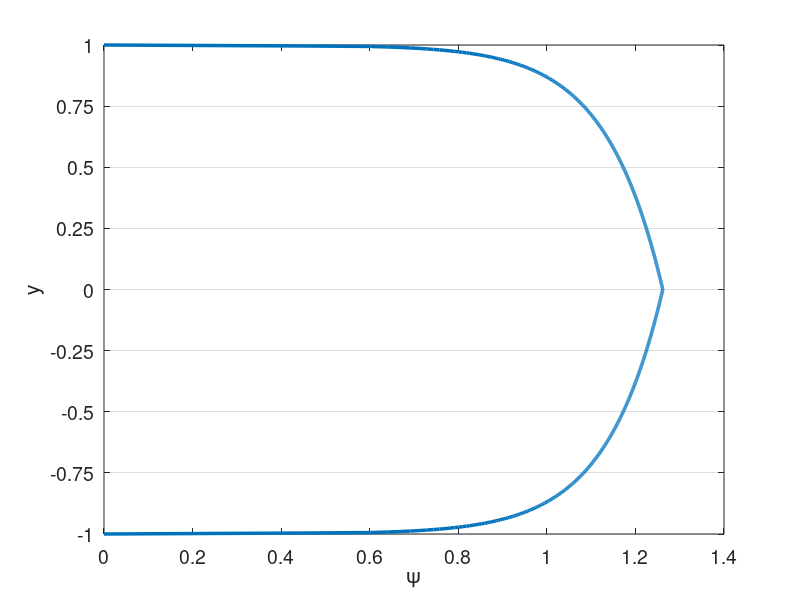

Source code (MATLAB): (Note: this script raises an error after producing the figure.)
% clc
clear all
close all


set(0,'DefaultAxesFontSize',14)
set(0,'defaultLineLineWidth',2.5)
% set(0,'DefaultFigureWindowStyle','docked')


linestyles = {'k-','b-','r-','g-','c-','m-','k--','b--','r--','g--','c--','m--','k-.','b-.','r-.','g-.','c-.','m-.','k:','b:','r:','g:','c:','m:'};
pointstyles = {'ko','bo','ro','go','co','mo','k^','b^','r^','g^','c^','m^','ks','bs','rs','gs','cs','ms','k*','b*','r*','g*','c*','m*','k+','b+','r+','g+','c+','m+'};
%%

%%%%%%%%%%%%%%%%%%%%%%%%%%%%%%%%%%%%%%%%%%%%%%%%%%%%%%%%%%%%%%%%%%
% Navier-Stokes Solver Demo (2D Channel)
%%%%%%%%%%%%%%%%%%%%%%%%%%%%%%%%%%%%%%%%%%%%%%%%%%%%%%%%%%%%%%%%%%

format compact;
format short; 
mu = 1/40000; %1/395; 1/6874;
rho = 1;
Re = rho/mu; 
dpdx = 1;
k_bc_val = 0;
omg_bc_val = 0;

N=4; % polynomial order  
Ex=1; % Number of elements in x
Ey=8; % Number of elements in y
Tfinal=300; 
CFL=500;
head = '';

rans_on = 1;
exp_mesh = 0;

dir_name = [head,'re',num2str(ceil(Re)),'_p',num2str(N),'_e',num2str(Ey)];
soln_dir = dir_name;
plot_soln = 1;
save_soln = 1;
plot_int = 2500;
save_soln_int = 5000;
restart = 0;
rst_step = 300000;

u_ic = Re;
pert = 0.0;
f_ic = @(x,y) 3/2*(1-y.^2);

%% Enrichment information
en_on = 2;
N_en_y = 1; 
delay_en = 0;
en_start_time = 100;



en_mag = 3;
psi = {@(x,y) en_mag*(0.5*(1 - y.^2) + 0.*x), @(x,y) 0.*y + 0.*x};
gpsi = {@(x,y) 0.*y + 0.*x, @(x,y) en_mag*(-1.*y + 0.*x), ...
        @(x,y) 0.*y + 0.*x, @(x,y) 0.*y + 0.*x};
hpsi = {@(x,y) 0.*y + 0.*x, @(x,y) en_mag*(-1 - 0.*y + 0.*x), ...
        @(x,y) 0.*y + 0.*x, @(x,y) 0.*y + 0.*x};
    
% psi = {@(x,y) (0.5*(1 - y.^4) + 0.*x), @(x,y) 0.*y + 0.*x};
% gpsi = {@(x,y) 0.*y + 0.*x, @(x,y) (-2.*y.^3 + 0.*x), ...
%         @(x,y) 0.*y + 0.*x, @(x,y) 0.*y + 0.*x};
% hpsi = {@(x,y) 0.*y + 0.*x, @(x,y) (-6.*y.^2 + 0.*x), ...
%         @(x,y) 0.*y + 0.*x, @(x,y) 0.*y + 0.*x};
%    

    
% Law of the wall
u_tau = sqrt(0.316./(Re.^0.25)/8);
Re_t = u_tau/mu; %Re;
% u_tau = 1;
nu = 1/Re_t;
kap = 0.41;
beta = 5.2;
dypdy = u_tau/nu;
ypb = 11.062299784340414;
yp = @(y) (1-abs(y))*Re_t;
u_tau = u_tau;
lotw = @(yp) ((yp <= ypb).*yp + (yp > ypb).*(1./kap.*log(yp+eps)+beta));
psi = {@(x,y) u_tau*((yp(y) <= ypb).*yp(y) + (yp(y) > ypb).*(1./kap.*log(yp(y)+eps)+beta) + 0.*x), @(x,y) 0.*y + 0.*x};
gpsi = {@(x,y) 0.*y + 0.*x,  @(x,y) -1*sign(y).*u_tau.*(((yp(y) <= ypb).*1 + (yp(y) > ypb).*1./(kap*(yp(y)+eps)))*dypdy + 0.*x),...
        @(x,y) 0.*y + 0.*x, @(x,y) 0.*y + 0.*x};
hpsi = {@(x,y) 0.*y + 0.*x,  @(x,y) u_tau*(((yp(y) <= ypb).*0 + (yp(y) > ypb).*-1./(kap*(yp(y)+eps).^2))*dypdy*dypdy + 0.*x),...
        @(x,y) 0.*y + 0.*x, @(x,y) 0.*y + 0.*x};
    

% 1/7th
% mag = 1;
% yd = @(y) 1-abs(y)+eps;
% psi = {@(x,y) mag*((yd(y)).^(1/7).*(yd(y)>eps*10)+ 0.*x), @(x,y) 0.*y + 0.*x};
% gpsi = {@(x,y) 0.*y + 0.*x,  @(x,y) mag*(-1*sign(y).*1./7.*(yd(y)).^(-6/7).*(yd(y)>eps*10) + 0.*x),...
%         @(x,y) 0.*y + 0.*x, @(x,y) 0.*y + 0.*x};
% hpsi = {@(x,y) 0.*y + 0.*x,  @(x,y) mag*(-6/49*(yd(y)).^(-13/7).*(yd(y)>eps*10) + 0.*x),...
%         @(x,y) 0.*y + 0.*x, @(x,y) 0.*y + 0.*x};
    

%% Plot psi
figure(5)
ys_plot = linspace(-1,1,1000);
plot(psi{1}(0,ys_plot),ys_plot)
xlabel('\psi')
ylabel('y')
set(gca, 'YGrid', 'on', 'XGrid', 'off')
yticks(linspace(-1,1,Ey+1));

%% Begin Solve
E=Ex*Ey; % Total number of elements
N1=N+1;
disp("Generating Matrices")
Q=makeq(Ex,Ey,N); % Global continuity
R=maker(Q,Ex,N); % Restriction matrix, applies Dirichlet conditions
[X,Y]=make_geom_channel(Ex,Ey,N);      % Geometry in local form
if exp_mesh
    [X,Y]=make_geom_channel_exp(Ex,Ey,N);      % Geometry in local form
end
en_b_nodes = get_en_bound_nodes(Ex,Ey,N,N_en_y);
dom_vol = (max(max(max(X)))-min(min(min(X))))*(max(max(max(Y)))-min(min(min(Y))));

Ys = zeros(Ey*length(Y(1,:,1)),1);
for i = 1:Ey
    Ys((i-1)*(N+1)+1:(i)*(N+1)) = Y(1,:,(i-1)*Ex+1);
end

psi_p = psi{1}(0,Ys(N_en_y*(N+1)));
dypsi_p1 = gpsi{2}(0,Ys(N_en_y*(N+1)));
dypsi_p2 = gpsi{2}(0,Ys(end-N_en_y*(N+1)));
        
[G,J,ML,RX]=make_coef(X,Y);
[Ah,Bh,Ch,Dh,z,w]=semhat(N);
[Gs, Gs_x, Gs_y] =  face_mats(X,Y,E,N);
Gs_c = R*Q'*apply_en_cont(Gs,en_b_nodes,psi_p);
Gsb = R*Q'*Gs*Q*R';


[n,nb]=size(R); 
nL=N1*N1*E;

Ab=spalloc(nL,nL,nL*N);    %  Generate Abar
for j=1:nL
    x=zeros(nL,1); 
    x(j)=1; 
    Ab(:,j)=abar_c(x,Dh,G,Q);  % assembled Neumann Operator
end
Ab_save = Ab;
A_c=R*Q'*apply_en_cont(Ab,en_b_nodes,psi_p);
S_check=full(Ab);
Ab = Q'*Ab*Q;
A=R*Ab*R'; % Full stiffness matrix
Bb=reshape(ML,nL,1); % Form Mass matrix
Bb=diag(Bb); 
Bb=sparse(Bb); 
Ma=R*Q'*Bb*Q*R'; % Assembling mass matrix  % Full mass matrix
M_c = R*Q'*apply_en_cont(Bb,en_b_nodes,psi_p);


%% Form matrices for rans

[L_x,L_y,J_x,J_y] = dir_jac(E,X,Y);
w2d = w*w';
w1d = reshape(w2d,[N1*N1,1])';
[dphi_dxi, dphi_deta, dphi_dx, dphi_dy, dpdx_dpdx, dpdy_dpdy, dpdx_dpdy, ...
        dpdx_dpdx_flat, dpdy_dpdy_flat, dpdx_dpdy_flat] ...
    = get_phi_grads(N1,Dh,E,J_x,J_y);
dphi_dx_flat = reshape(dphi_dx,N1*N1,N1*N1,E);
dphi_dy_flat = reshape(dphi_dy,N1*N1,N1*N1,E);

w2d_e = zeros(N+1,N+1,E);
for ie = 1:E
    w2d_e(:,:,ie) = w2d*L_x(ie)/2*L_y(ie)/2;
end

A_x = form_Ax(N1,E,w2d,J_x,J,dpdx_dpdx,ones(size(J)));
A_y = form_Ay(N1,E,w2d,J_y,J,dpdy_dpdy,ones(size(J)));
A_xy = form_Axy(N1,E,w2d,J_x,J_y,J,dpdx_dpdy,ones(size(J)));


SS = zeros(N1,N1,E,2,2);
OS = zeros(N1,N1,E,2,2);
dudx = zeros(N1,N1,E);
dudy = zeros(N1,N1,E);
dvdx = zeros(N1,N1,E);
dvdy = zeros(N1,N1,E);
dkdx = zeros(N1,N1,E);
dkdy = zeros(N1,N1,E);
domgdx = zeros(N1,N1,E);
domgdy = zeros(N1,N1,E);

%%
M_check=full(Bb);

Ma_uv_check = zeros(2*nL);
Ma_uv_check(1:nL,1:nL) = M_check;
Ma_uv_check(nL+1:2*nL,nL+1:2*nL) = M_check;
A_uv_check = zeros(2*nL);
A_uv_check(1:nL,1:nL) = S_check;
A_uv_check(nL+1:2*nL,nL+1:2*nL) = S_check;

M_q = full(Ma);
S_q = full(A);


%%
% Assemble overall system matrices
nn = length(Ma); % number of nodes in the domain
Ma_uv = zeros(2*nn);
Ma_uv(1:nn,1:nn) = Ma;
Ma_uv(nn+1:2*nn,nn+1:2*nn) = Ma;
Ma_uv = sparse(Ma_uv);
A_uv = zeros(2*nn);
A_uv(1:nn,1:nn) = A;
A_uv(nn+1:2*nn,nn+1:2*nn) = A;
A_uv = sparse(A_uv);
ML_uv = zeros(2*(N+1),2*(N+1),E);
ML_uv(1:N+1,1:N+1,1:E) = ML;
ML_uv(N+2:2*(N+1),N+2:2*(N+1),1:E) = ML;
G_uv = zeros(2*nn);
G_uv(1:nn,1:nn) = Gsb;
G_uv(nn+1:2*nn,nn+1:2*nn) = Gsb;
G_uv = sparse(G_uv);



%% Assemble enrichment matrices
psi_xy = zeros(N+1,N+1,E);
if en_on
    [psi_xy,psi_xy_act,gpsi_xy_act,Sp_all,Sp_all_Q,Jac_e_flat,gpsi_e_flat,Mp_uv,Sp_uv,Mp_all_c,Sp_all_c,Mp_full,Sp_full] = ...
        assemble_enrichment(X,Y,Ex,Ey,E,N,N1,nn,nL,J,Q,R,N_en_y,psi,gpsi,hpsi,en_b_nodes,psi_p);
end

%%

dxmin=pi*(z(N1)-z(N))/(2*Ex); % Get min dx for CFL constraint
dt=CFL*dxmin/u_ic; 

% dt = 1e-3;
nstep=ceil(Tfinal/dt); 
dt=Tfinal/nstep; 
% Print information
nstep
dt
yp1 = (1+Y(1,2))*Re

disp("Computing inverse")
Ai=pinv(full(Ab)); 

disp("Setting Initial Conditions")
% Initial conditions
u=u_ic*ones(size(ML)); 
v=0*ML;
k=k_bc_val*ones(size(ML));
omg=omg_bc_val*ones(size(ML));

for e = 1:E
    for i = 1:N+1
        for j = 1:N+1
            u(i,j,e) = f_ic(X(i,j,e),Y(i,j,e))+pert*rand()*u_ic;
            v(i,j,e) = v(i,j,e)+pert*rand()*u_ic;
        end
    end
end
if en_on
    [u, v] = project_to_enrich(X,Y,E,Ex,Ey,N,N_en_y,u,v,psi);
end

darcy = 0.316./(Re.^0.25);
u_tau = sqrt(darcy/8);
Yp = max((1-abs(Y))*u_tau*Re,1e-3)+eps;
sigma = 0.6;
fact = exp((-(log10(Yp)-1).^2)./(2*sigma.^2));
k = k_bc_val + 4.5*u_tau*u_tau*fact;

eps_s = 3;
omg_bc_val = 0; 
omg = omg_bc_val + 0.5*Re*u_tau*u_tau*fact;

% u = apply_en_cont_soln(u,en_b_nodes,psi_p);
u1_0=u; u2_0=u; u3_0=u; fx3_0=u; fx2_0=u; fx1_0=u; u_0 = u;
v1_0=v; v2_0=v; v3_0=v; fy3_0=v; fy2_0=v; fy1_0=v; v_0 = v;
u1=u; u2=u; u3=u; fx3=u; fx2=u; fx1=u;
v1=v; v2=v; v3=v; fy3=v; fy2=v; fy1=v;
k1=k; k2=k; k3=k; fk3=k; fk2=k; fk1=k;
omg1=omg; omg2=omg; omg3=omg; fomg3=omg; fomg2=omg; fomg1=omg;

F = dpdx*ones(size(ML));
% Fb=reshape(ML.*F,nL,1); %% Output
% 
% Fb=Bb\(Q'*Fb);  

uv = [u;v];

%%
uv_ic_check = uv;

%% Setup BC if nonzero
% u_bc = ones(size(u)).*((Y==1)+(Y==-1));
% u_bc = reshape(ML.*u_bc,nL,1);
% u_bc = Bb\(Q'*u_bc);

k_bc = k_bc_val.*ones(size(k));
k_bc = reshape(ML.*k_bc,nL,1);
k_bc = (Q'*Bb*Q)\(Q'*k_bc);

omg_bc = omg_bc_val.*ones(size(omg));
omg_bc = reshape(ML.*omg_bc,nL,1);
omg_bc = (Q'*Bb*Q)\(Q'*omg_bc);

%%
disp("Timestepping")
step = 1;
if (restart == 1)
   fname = strcat(soln_dir,"/soln_Re_",num2str(Re),"_P_",num2str(N),"_",num2str(Ex),"x",num2str(Ey),"_step_",num2str(rst_step),".mat");
   load(fname);
   step = rst_step;
end

plot1 = 1;
time = 0;
[plot1,u_mean] = post_channel(N,Ex,Ey,w,X,Y,Ys,en_on,step,time,u,psi_xy,N_en_y,plot1);
if save_soln
    mkdir(soln_dir);
end

%%
while step <= nstep
    time=step*dt;
    
    if (time > en_start_time) && (~en_on) && (delay_en)
        en_on = 1;
        [psi_xy,psi_xy_act,gpsi_xy_act,Sp_all,Sp_all_Q,Jac_e_flat,gpsi_e_flat,Mp_uv,Sp_uv,Mp_all_c,Sp_all_c,Mp_full,Sp_full] = ...
            assemble_enrichment(X,Y,Ex,Ey,E,N,N1,nn,nL,J,Q,R,N_en_y,psi,gpsi,hpsi,en_b_nodes,psi_p);
        [u, v] = project_to_enrich(X,Y,E,Ex,Ey,N,N_en_y,u,v,psi);
    end
    
    % Form combined u for RANS terms
    u_comb = u;
    if en_on
        u_comb = u+psi_xy_act{1};
    end
    
    %% Form S
    u_flat = reshape(u,N1*N1,E);
    v_flat = reshape(v,N1*N1,E);
    k_flat = reshape(k,N1*N1,E);
    omg_flat = reshape(omg,N1*N1,E);

    
    for ie = 1:E
        dudx(:,:,ie) = reshape(dphi_dx_flat(:,:,ie)*u_flat(:,ie),N1,N1);
        dvdx(:,:,ie) = reshape(dphi_dx_flat(:,:,ie)*v_flat(:,ie),N1,N1);
        dudy(:,:,ie) = reshape(dphi_dy_flat(:,:,ie)*u_flat(:,ie),N1,N1);
        dvdy(:,:,ie) = reshape(dphi_dy_flat(:,:,ie)*v_flat(:,ie),N1,N1);
        dkdx(:,:,ie) = reshape(dphi_dx_flat(:,:,ie)*k_flat(:,ie),N1,N1);
        dkdy(:,:,ie) = reshape(dphi_dy_flat(:,:,ie)*k_flat(:,ie),N1,N1);
        domgdx(:,:,ie) = reshape(dphi_dx_flat(:,:,ie)*omg_flat(:,ie),N1,N1);
        domgdy(:,:,ie) = reshape(dphi_dy_flat(:,:,ie)*omg_flat(:,ie),N1,N1);
    end
    
    if en_on
        dudx = dudx + gpsi_xy_act{1};
        dudy = dudy + gpsi_xy_act{2};
        dvdx = dvdx + gpsi_xy_act{3}; % Doesn't matter given assumptions
        dvdy = dvdy + gpsi_xy_act{4}; % Doesn't matter given assumptions
    end
    
    % Modify enrichment
%     if (mod(step,2000)==0) && (time > 50)
%         u_tau_calc = sqrt(mu*dudy(:,1,1)/rho);
%         u_tau = u_tau_calc(1);
%         psi = {@(x,y) u_tau*((yp(y) <= ypb).*yp(y) + (yp(y) > ypb).*(1./kap.*log(yp(y)+eps)+beta) + 0.*x), @(x,y) 0.*y + 0.*x};
%         gpsi = {@(x,y) 0.*y + 0.*x,  @(x,y) -1*sign(y).*u_tau.*(((yp(y) <= ypb).*1 + (yp(y) > ypb).*1./(kap*(yp(y)+eps)))*dypdy + 0.*x),...
%             @(x,y) 0.*y + 0.*x, @(x,y) 0.*y + 0.*x};
%         hpsi = {@(x,y) 0.*y + 0.*x,  @(x,y) u_tau*(((yp(y) <= ypb).*0 + (yp(y) > ypb).*-1./(kap*(yp(y)+eps).^2))*dypdy*dypdy + 0.*x),...
%             @(x,y) 0.*y + 0.*x, @(x,y) 0.*y + 0.*x};
%         
%         psi_p = psi{1}(0,Ys(N_en_y*(N+1)));
%         dypsi_p1 = gpsi{2}(0,Ys(N_en_y*(N+1)));
%         dypsi_p2 = gpsi{2}(0,Ys(end-N_en_y*(N+1)));
%         
%         A_c=R*Q'*apply_en_cont(Ab_save,en_b_nodes,psi_p);
%         M_c = R*Q'*apply_en_cont(Bb,en_b_nodes,psi_p);
%         
%         [psi_xy,psi_xy_act,gpsi_xy_act,Sp_all,Sp_all_Q,Jac_e_flat,gpsi_e_flat,Mp_uv,Sp_uv,Mp_all_c,Sp_all_c,Mp_full,Sp_full] = ...
%             assemble_enrichment(X,Y,Ex,Ey,E,N,N1,nn,nL,J,Q,R,N_en_y,psi,gpsi,hpsi,en_b_nodes,psi_p);
%         [u, v] = project_to_enrich(X,Y,E,Ex,Ey,N,N_en_y,u_comb,v,psi);
%         
%         en_on = 2;
%         
%         for ie = 1:E
%             dudx(:,:,ie) = reshape(dphi_dx_flat(:,:,ie)*u_flat(:,ie),N1,N1);
%             dvdx(:,:,ie) = reshape(dphi_dx_flat(:,:,ie)*v_flat(:,ie),N1,N1);
%             dudy(:,:,ie) = reshape(dphi_dy_flat(:,:,ie)*u_flat(:,ie),N1,N1);
%             dvdy(:,:,ie) = reshape(dphi_dy_flat(:,:,ie)*v_flat(:,ie),N1,N1);
%             dkdx(:,:,ie) = reshape(dphi_dx_flat(:,:,ie)*k_flat(:,ie),N1,N1);
%             dkdy(:,:,ie) = reshape(dphi_dy_flat(:,:,ie)*k_flat(:,ie),N1,N1);
%             domgdx(:,:,ie) = reshape(dphi_dx_flat(:,:,ie)*omg_flat(:,ie),N1,N1);
%             domgdy(:,:,ie) = reshape(dphi_dy_flat(:,:,ie)*omg_flat(:,ie),N1,N1);
%         end
%         
%         if en_on
%             dudx = dudx + gpsi_xy_act{1};
%             dudy = dudy + gpsi_xy_act{2};
%             dvdx = dvdx + gpsi_xy_act{3}; % Doesn't matter given assumptions
%             dvdy = dvdy + gpsi_xy_act{4}; % Doesn't matter given assumptions
%         end
%     end
    
    
    SS(:,:,:,1,1) = 1/2*(dudx+dudx);
    SS(:,:,:,1,2) = 1/2*(dudy+dvdx);
    SS(:,:,:,2,1) = 1/2*(dvdx+dudy);
    SS(:,:,:,2,2) = 1/2*(dvdy+dvdy);
    OS(:,:,:,1,1) = 1/2*(dudx-dudx);
    OS(:,:,:,1,2) = 1/2*(dudy-dvdx);
    OS(:,:,:,2,1) = 1/2*(dvdx-dudy);
    OS(:,:,:,2,2) = 1/2*(dvdy-dvdy);
    

    %% Get rans values
    [mu_t,gam_k,gam_omg,G_k,G_omg,Y_k,Y_omg,S_k,S_omg,R1,R2,R3,R4,omg_w] ...
        = get_rans_coeffs(rho,mu,k,omg,SS,OS,dkdx,dkdy,domgdx,domgdy,Y,u_comb,v);
    if ~rans_on
        mu_t = zeros(size(mu_t));
    end
    Re_t = rho./(mu_t+eps);
    Re_comb = rho./(mu*ones(size(mu_t))+mu_t);
    Re_k = rho./gam_k;
    Re_omg = rho./gam_omg;
    %% Timestepping
    
    if step==1; b0=1.0;    b= [ -1 0 0 ]';       a=[ 1  0 0 ]'; end
    if step==2; b0=1.5;    b=([ -4 1 0 ]')./2;   a=[ 2 -1 0 ]'; end
    if step>=3; b0=11./6.; b=([ -18 9 -2 ]')./6; a=[ 3 -3 1 ]'; end

    if ~rans_on
        % Compute A
        [A_x_full,A_y_full,A_xy_full] = form_Ax_Ay_Axy(N1,E,w1d,J,dpdx_dpdx_flat,dpdy_dpdy_flat,dpdx_dpdy_flat,Re_comb);
        A_x = R*Q'*A_x_full*Q*R';
        A_y = R*Q'*A_y_full*Q*R';
        A_xy = R*Q'*A_xy_full*Q*R';
        A_uv = zeros(2*nn);
        A_uv(1:nn,1:nn) = 2*A_x+A_y+A_xy;
        A_uv(nn+1:2*nn,nn+1:2*nn) = A_x+2*A_y+A_xy';
        A_uv = sparse(A_uv);
        
        T1_rhs = 0;
        
        if en_on
            A_full = 2*A_x_full+A_y_full+A_xy_full;
            A_c=R*Q'*apply_en_cont(A_full,en_b_nodes,psi_p);
            [T1_new] = form_T1_psi(E,N,w1d,Jac_e_flat,dphi_dy_flat,gpsi_e_flat,Re_comb,N_en_y);
            T1_rhs = (dt/b0)*R*Q'*reshape(T1_new,nL,1);
            
            H_uv = (Ma_uv + (A_uv)*dt/(b0) + dt/b0*(Mp_uv + Sp_uv));
            H_c = (M_c + (A_c)*dt/(b0) + dt/b0*(Mp_all_c{1}+Sp_all_c{1}));
            if en_on == 2
                H_uv = (Ma_uv + (A_uv)*dt/(b0)); % + dt/b0*(Mp_uv + Sp_uv));
                H_c = (M_c + (A_c)*dt/(b0)); % + dt/b0*(Mp_all_c{1}+Sp_all_c{1}));
            end
            %             H_q = full(H_uv);
            rhs_c = (H_c);
            [LH_uv,UH_uv]=lu(H_uv);
        end
    end
    
%     if step>=3
        if en_on          
            if rans_on
                [A_x_k,A_y_k] = form_Ax_Ay(N1,E,w1d,J,dpdx_dpdx_flat,dpdy_dpdy_flat,Re_k);
                A_k = R*Q'*(A_x_k + A_y_k)*Q*R';
                Ab_k = Q'*(A_x_k + A_y_k)*Q;
                H_k=(Ma+A_k*dt/(b0)+dt/b0*Sp_all{1});
                H_k_bar = (Q'*Bb*Q+ Ab_k*dt/(b0)+dt/b0*Sp_all_Q{1});
                if en_on == 2
                    H_k=(Ma+A_k*dt/(b0));
                    H_k_bar = (Q'*Bb*Q+ Ab_k*dt/(b0));
                end
        
                [LH_k,UH_k]=lu(H_k);
        
                % Assuming Re_omg=Re_k
                H_omg = H_k;
                H_omg_bar = H_k_bar;
                LH_omg = LH_k;
                UH_omg = UH_k;
            end
        else
            terms_x = zeros(N+1,N+1,E);
            terms_y = zeros(N+1,N+1,E);
            T1_rhs = 0;
            
            H_uv = (Ma_uv + (A_uv)*dt/(b0));
            rhs_c = zeros(size(Ma(:,1)));
            [LH_uv,UH_uv]=lu(H_uv);
            
            if rans_on
                [A_x_k,A_y_k] = form_Ax_Ay(N1,E,w1d,J,dpdx_dpdx_flat,dpdy_dpdy_flat,Re_k);
                A_k = R*Q'*(A_x_k + A_y_k)*Q*R';
                Ab_k = Q'*(A_x_k + A_y_k)*Q;
                H_k=(Ma+A_k*dt/(b0));
                H_k_bar = (Q'*Bb*Q+ Ab_k*dt/(b0));
        
                [LH_k,UH_k]=lu(H_k);
        
                % Assuming Re_omg=Re_k
                H_omg = H_k;
                H_omg_bar = H_k_bar;
                LH_omg = LH_k;
                UH_omg = UH_k;
            end
        end
        
        b0i=1./b0;
%     end % Viscous op

    
%   Nonlinear step - unassembled, not multiplied by mass matrix   
    %% Setup Convection terms and forcing terms
    fx1 = -convl(u,RX,Dh,u,v); % + F; % du = Cu  
    fy1 = -convl(v,RX,Dh,u,v); % dv = Cv
    fk1 = -convl(k,RX,Dh,u,v) + G_k - Y_k + S_k; % dk = Ck
    fomg1 = -convl(omg,RX,Dh,u,v) + G_omg - Y_omg + S_omg + R1 + R2 + R3 + R4; % domg = Comg
    fx1_0 = F;
    fy1_0 = zeros(size(F));
    
    if en_on == 2
        en_u = dt/b0*((Sp_full{1}+Mp_full{1})*reshape(u,nL,1)+Mp_full{2}*reshape(v,nL,1));
        en_u = reshape(en_u,N1,N1,E);
        en_u_0 = dt/b0*((Sp_full{1}+Mp_full{1})*reshape(u_0,nL,1)+Mp_full{2}*reshape(v_0,nL,1));
        en_u_0 = reshape(en_u_0,N1,N1,E);
        en_v = dt/b0*Mp_full{2}*reshape(v,nL,1);
        en_v = reshape(en_v,N1,N1,E);
        
        en_k = dt/b0*Sp_full{1}*reshape(k,nL,1);
        en_k = reshape(en_k,N1,N1,E); 
        en_omg = dt/b0*Sp_full{1}*reshape(omg,nL,1);
        en_omg = reshape(en_omg,N1,N1,E); 
        
        
        % SRB
        fx1 = fx1 - en_u;
        fx1_0 = fx1_0;% - en_u_0; 
        fy1 = fy1 - en_v;
        fk1 = fk1 - en_k;
        fomg1 = fomg1 - en_omg;
    end
    
    %% Setup residual terms in bdf

    rx   = a(1)*fx1   + a(2)*fx2   + a(3)*fx3; % kth-order extrapolation
    ry   = a(1)*fy1   + a(2)*fy2   + a(3)*fy3;
    rk   = a(1)*fk1   + a(2)*fk2   + a(3)*fk3;
    romg = a(1)*fomg1 + a(2)*fomg2 + a(3)*fomg3;
    rx_0 = a(1)*fx1_0   + a(2)*fx2_0   + a(3)*fx3_0;
    ry_0 = a(1)*fy1_0   + a(2)*fy2_0   + a(3)*fy3_0;

    fx3=fx2; fx2=fx1; 
    fy3=fy2; fy2=fy1; 
    fk3=fk2; fk2=fk1;
    fomg3=fomg2; fomg2=fomg1;
    fx3_0=fx2_0; fx2_0=fx1_0; 
    fy3_0=fy2_0; fy2_0=fy1_0; 

    %% Add residual terms to bdf
    rx  = dt*rx - (b(1)*u+b(2)*u2+b(3)*u3); u3=u2; u2=u; % Add BDF terms
    ry  = dt*ry - (b(1)*v+b(2)*v2+b(3)*v3); v3=v2; v2=v; %     and
    rk  = dt*rk - (b(1)*k+b(2)*k2+b(3)*k3); k3=k2; k2=k;
    romg = dt*romg - (b(1)*omg+b(2)*omg2+b(3)*omg3); omg3=omg2; omg2=omg;
    rx_0  = dt*rx_0 - (b(1)*u_0+b(2)*u2_0+b(3)*u3_0); u3_0=u2_0; u2_0=u_0; % Add BDF terms
    ry_0  = dt*ry_0 - (b(1)*v_0+b(2)*v2_0+b(3)*v3_0); v3_0=v2_0; v2_0=v_0; % Add BDF terms
    
    ut  = b0i*rx; 
    vt  = b0i*ry; 
    k   = b0i*rk;
    omg = b0i*romg;
    ut_0  = b0i*rx_0; 
    vt_0  = b0i*ry_0; 
 
    [uL,vL,pr]=pressure_project(ut,vt,Ai,Q,ML,RX,Dh); % Div-free velocity
    [uL_0,vL_0,pr_0]=pressure_project(ut_0,vt_0,Ai,Q,ML,RX,Dh); % Div-free velocity
    pr = (b0/dt)*pr;
    pr_0 = (b0/dt)*pr_0;
    

    %%

    %   Set RHS.                 %Viscous update. %  Convert to local form.
%     u=R*(Q'*reshape(ML.*uL,nL,1)-Hbar*u_bc);
    u_rhs=R*(Q'*reshape(ML.*uL,nL,1));
    v_rhs=R*(Q'*reshape(ML.*vL,nL,1));
    u_rhs_0=R*(Q'*reshape(ML.*uL_0,nL,1));
    v_rhs_0=R*(Q'*reshape(ML.*vL_0,nL,1));
    
    if rans_on
        k_rhs=R*(Q'*reshape(ML.*k,nL,1));%-H_k_bar*k_bc);
        omg_rhs=R*(Q'*reshape(ML.*omg,nL,1));%-H_omg_bar*omg_bc);
    end
    
    %%
    
    % Solve k and omg first
    if rans_on
        k = UH_k\(LH_k\k_rhs);
        omg = UH_omg\(LH_omg\omg_rhs);
        k=Q*(R'*k);%+k_bc);
        omg=Q*(R'*omg);%+omg_bc);
        k=reshape(k,N1,N1,E);
        omg=reshape(omg,N1,N1,E);
        mu_t = rho.*k./(omg_w+omg);
        
        % recompute matrices for uv 
        Re_t = rho./(mu_t+eps);
        Re_comb = rho./(mu*ones(size(mu_t))+mu_t*rans_on);
        
        [A_x_full,A_y_full,A_xy_full] = form_Ax_Ay_Axy(N1,E,w1d,J,dpdx_dpdx_flat,dpdy_dpdy_flat,dpdx_dpdy_flat,Re_comb);
        A_x = R*Q'*A_x_full*Q*R';
        A_y = R*Q'*A_y_full*Q*R';
        A_xy = R*Q'*A_xy_full*Q*R';
        A_uv = zeros(2*nn);
        A_uv(1:nn,1:nn) = 2*A_x+A_y+A_xy;
        A_uv(nn+1:2*nn,nn+1:2*nn) = A_x+2*A_y+A_xy';
        A_uv = sparse(A_uv);
                
        if ~en_on
            H_uv = (Ma_uv + (A_uv)*dt/(b0));
            rhs_c = zeros(size(Ma(:,1)));
            [LH_uv,UH_uv]=lu(H_uv);
        end
        
        if en_on           
            A_full = 2*A_x_full+A_y_full+A_xy_full;
            A_c=R*Q'*apply_en_cont(A_full,en_b_nodes,psi_p);
            [T1_new] = form_T1_psi(E,N,w1d,Jac_e_flat,dphi_dy_flat,gpsi_e_flat,Re_comb,N_en_y);
            T1_rhs = (dt/b0)*R*Q'*reshape(T1_new,nL,1);
            
            if en_on == 1
                H_uv = (Ma_uv + (A_uv)*dt/(b0) + dt/b0*(Mp_uv + Sp_uv));
                H_c = (M_c + (A_c)*dt/(b0) + dt/b0*(Mp_all_c{1}+Sp_all_c{1}));
            end
            if en_on == 2
                H_uv = (Ma_uv + (A_uv)*dt/(b0));
                H_c = (M_c + (A_c)*dt/(b0)); 
            end
            rhs_c = (H_c);
            [LH_uv,UH_uv]=lu(H_uv);
        end
    end
    
    % SRB
    u_rhs = u_rhs + T1_rhs;
    u_rhs_0 = u_rhs_0;% + T1_rhs;
    
    %% Solve for u_0, v_0, p_0
    % SRB
    uv_0 = [u_rhs_0;v_rhs_0];
    uv_0=UH_uv\(LH_uv\uv_0);
    
    u_0 = uv_0(1:nn);
    v_0 = uv_0(nn+1:2*nn);
    u_0=Q*(R'*u_0);
    %SRB
%     if en_on
%         u_0 = apply_en_cont_soln(Ey,N_en_y,en_b_nodes,u_0,psi_p);
%     end
    u_0=reshape(u_0,N1,N1,E);
    v_0=Q*(R'*v_0);
    v_0=reshape(v_0,N1,N1,E);
    
    
    %% Solve for u', v', p'
    %SRB
    uv = [u_rhs+rhs_c;v_rhs];
    uv=UH_uv\(LH_uv\uv); 
   
    u = uv(1:nn);
    v = uv(nn+1:2*nn);
    u=Q*(R'*u);
    %SRB
    if en_on
        u = apply_en_cont_soln(Ey,N_en_y,en_b_nodes,u,psi_p);
    end
    u=reshape(u,N1,N1,E);
    v=Q*(R'*v);
    v=reshape(v,N1,N1,E);
    
    %% Add in forcing term
    u_comb = u;
    u_0_comb = u_0;
    if en_on
        u_comb = u+psi_xy_act{1};
%         u_0_comb = u_0+psi_xy_act{1};
    end
    % Integrate domain
    avg_u = sum(u_comb.*w2d_e,'All')/dom_vol;
    avg_u_0 = sum(u_0_comb.*w2d_e,'All')/dom_vol;
    alpha_0 = (1-avg_u)/avg_u_0;
    
    % SRB 
    u = u + alpha_0*u_0;
%     u_comb = u_comb + alpha_0*u_comb;
%     u =  u_comb;
%     if en_on
%         u = u_comb - psi_xy_act{1};
%     end
    v = v + alpha_0*v_0;
    pr = pr + alpha_0*pr_0;
    
    
%% Output
    if mod(step,plot_int)==0 && plot_soln
        [plot1,u_mean] = post_channel(N,Ex,Ey,w,X,Y,Ys,en_on,step,time,u,psi_xy,N_en_y,plot1);
    end
    if mod(step,save_soln_int)==0 && save_soln
        disp(step)
        fname = strcat(soln_dir,"/soln_Re_",num2str(Re),"_P_",num2str(N),"_",num2str(Ex),"x",num2str(Ey),"_step_",num2str(step),".mat");
        save(fname); 
    end
    if isnan(u(1,2))
        step
        time
        return
    end
    
    step = step + 1;
end
if  plot_soln
    [plot1,u_mean] = post_channel(N,Ex,Ey,w,X,Y,Ys,en_on,step,time,u,psi_xy,N_en_y,plot1);
    get_Up(Ys,u_mean,u_tau,mu,lotw,Ey,N,psi,en_on);
end
if  save_soln
    fname = strcat(soln_dir,"/soln_Re_",num2str(Re),"_P_",num2str(N),"_",num2str(Ex),"x",num2str(Ey),"_step_",num2str(step),".mat");
    save(fname);
end